Frame 1 (no input): blank canvas, image omitted
Frame 60 (the mouse pressed at the canvas centre just before this capture): blank canvas, image omitted
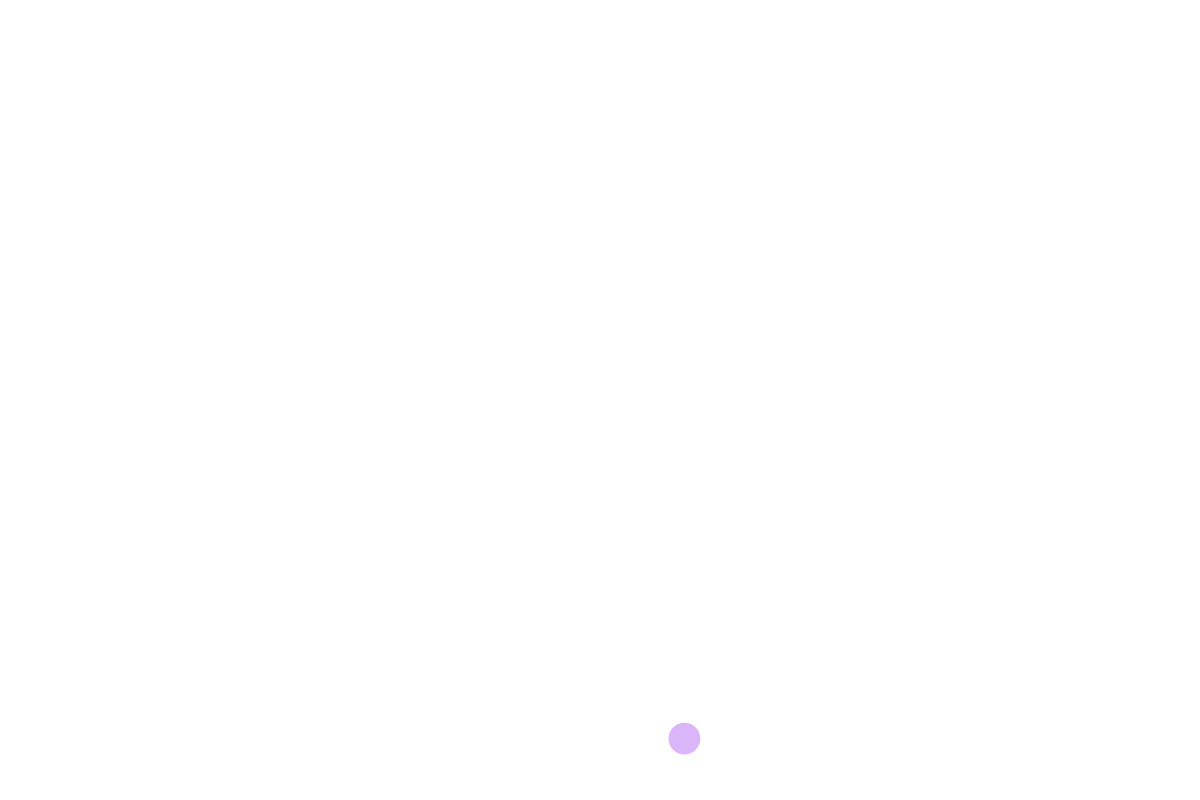
Frame 120 (the mouse held since frame 60 and released just before this capture)

The Processing sketch whose frames 1 and 60 were blank and that drew this single picture after the mouse press (run headless with seeded random() and noise(); from frame 60 on, the mouse is pressed at the canvas centre):

// Processing sketch: AVSbouncingball
// ── AVSbouncingball.pde
PVector g = new PVector(0, .3);
ArrayList<Particle> particles;

float mouseXPre, 
  mouseXDif, 
  mouseYPre, 
  mouseYDif;

void setup() {
  size(1200, 800);

  particles = new ArrayList<Particle>();
}

void draw() {
  background(255);

  mouseXDif = mouseXPre - mouseX;
  mouseYDif = mouseYPre - mouseY;
  mouseXPre = mouseX;
  mouseYPre = mouseY;

  for (int i = particles.size()-1; i >= 0; i--) {
    particles.get(i).update();
  }

  /*fill(0, 220, 50, 100);
   ellipse(groundEllipseX, groundEllipseY, groundEllipseD, groundEllipseD);
   
   fill(255, 255, 0, 130);
   ellipse(flyingEllipseX, flyingEllipseY, flyingEllipseD, flyingEllipseD);*/
}

void mousePressed() {
  particles.add(new Particle(mouseXDif, mouseYDif, (int)random(255), (int)random(255), (int)random(255), random(20, 70), 1));
  
  if (particles.size() > 1) {
      particles.remove(0);
   }
}

// ── Particle.pde
class Particle {

  PVector pos, 
    vel;
  int life, 
    col1, 
    col2, 
    col3;
  float mouseXVel, 
    mouseYVel, 
    size, 
    bounciness;

  Particle(float mouseXVel_temp, float mouseYVel_temp, int col1_temp, int col2_temp, int col3_temp, float size_temp, float bounciness_temp) {
    size = size_temp;
    col1 = col1_temp;
    col2 = col2_temp;
    col3 = col3_temp;
    mouseXVel = mouseXVel_temp;
    mouseYVel = mouseYVel_temp;
    bounciness = bounciness_temp;

    this.pos = new PVector(mouseX, mouseY);
    this.vel = new PVector(random(-2, 2) - mouseXVel, random(-2, 2) - mouseYVel);
    this.life = 255;
  }

  void update() {
    
    fill(col1, col2, col3, 100);
    noStroke();
    ellipse(this.pos.x, this.pos.y, size, size);

    if (this.pos.x < 0) {
      this.pos.x = .1;
      this.vel.x *= -bounciness;
    }

    if (this.pos.x > width) {
      this.pos.x = width - .1;
      this.vel.x *= -bounciness;
    }

    if (this.pos.y < 0) {
      this.pos.y = .1;
      this.vel.y *= -bounciness;
    }

    if (this.pos.y > height) {
      this.pos.y = height - .1;
      this.vel.y *= -bounciness;
    }

    this.pos.add(this.vel);
    this.vel.add(g);
  }
}
